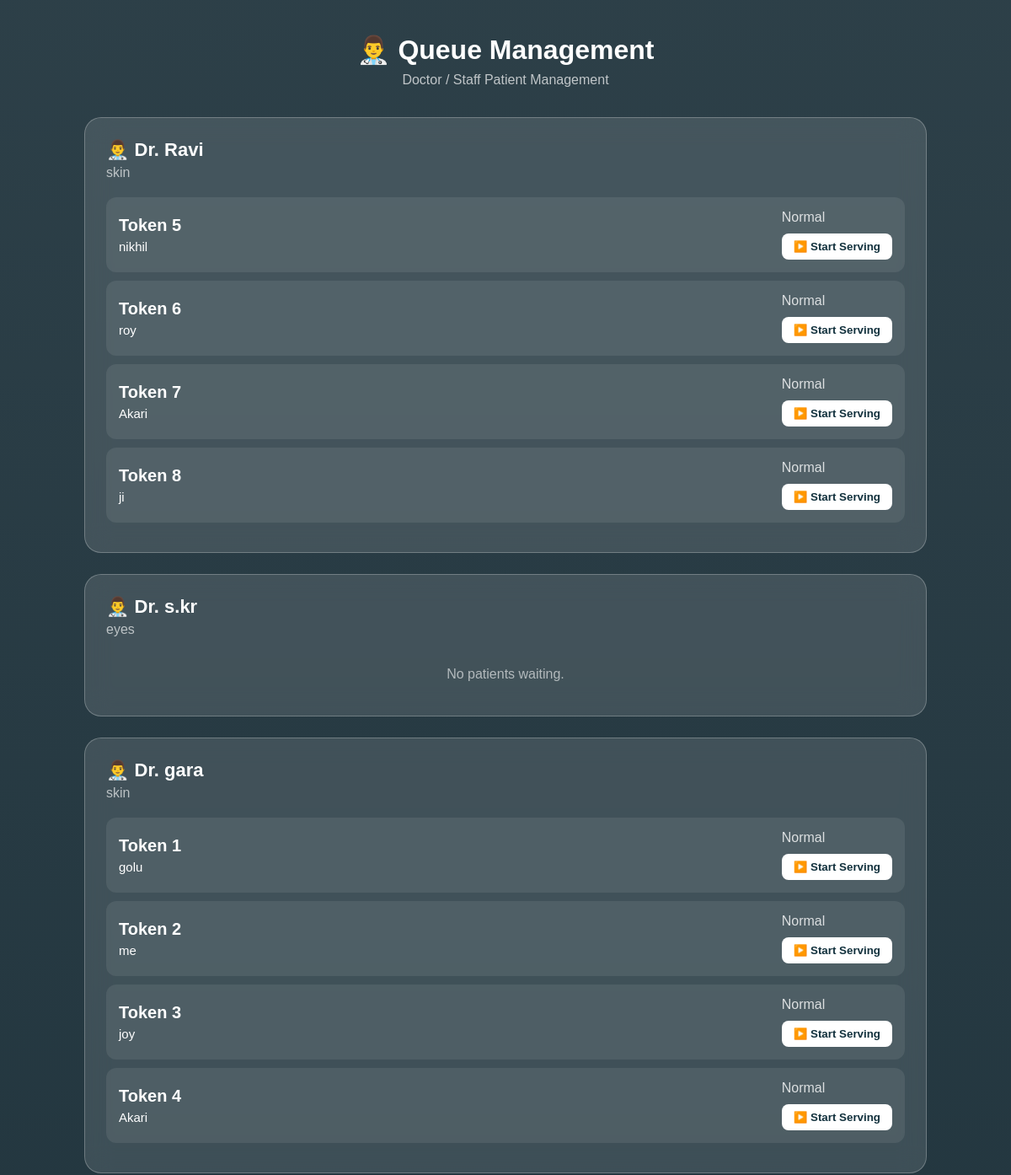
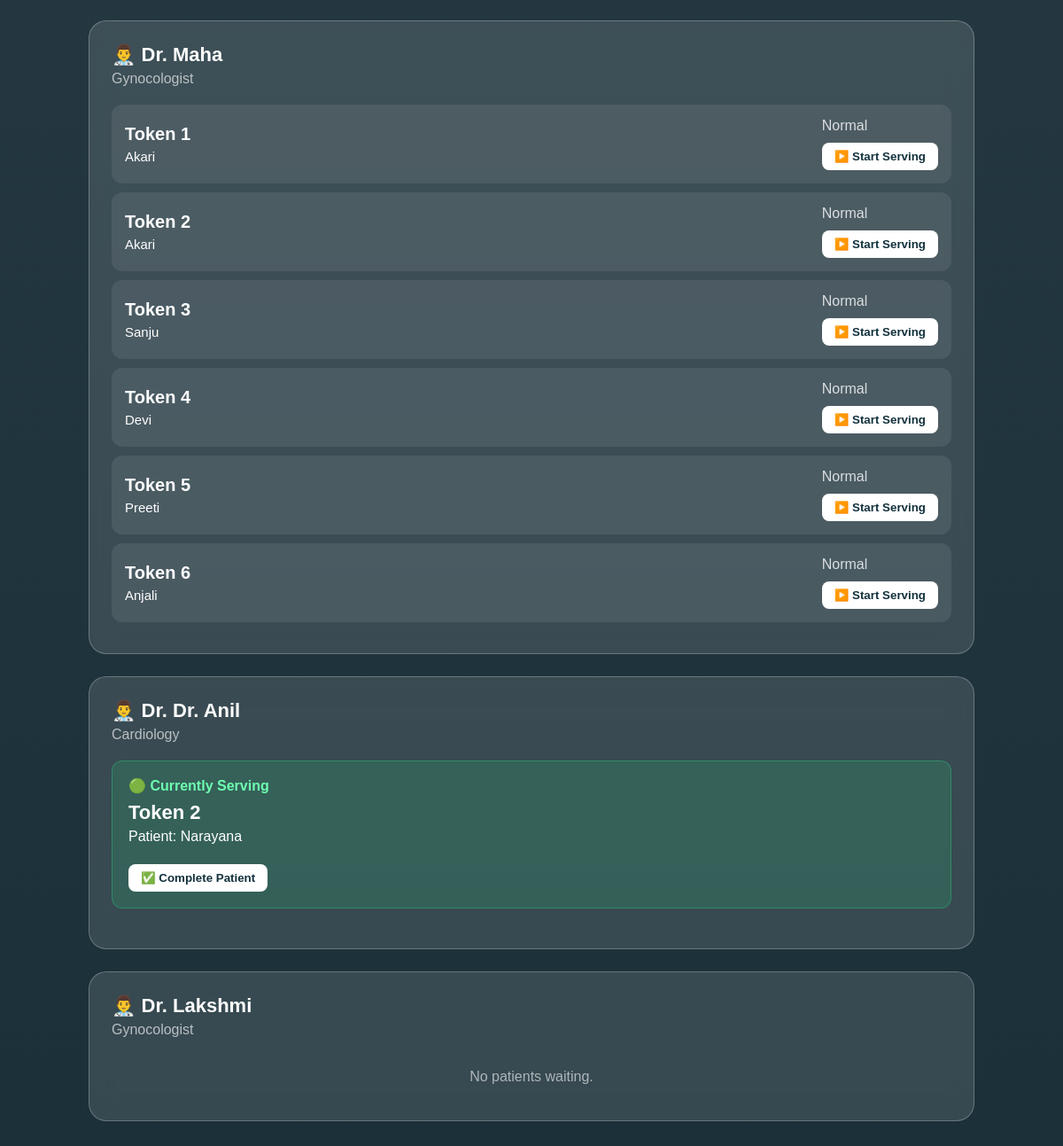
Screenshot of /patients/manage/ (signed in) with the database file from the repository (2 pictures, top to bottom).
### doctors/models.py (models this page shows, shortened)
class Doctor(models.Model):
    user = models.OneToOneField(
        User,
        on_delete=models.CASCADE,
        null=True,
        blank=True,
        related_name="doctor_profile"
    )
    name = models.CharField(max_length=100)
    specialization = models.CharField(max_length=100)
    phone = models.CharField(max_length=15)
    consultation_time = models.PositiveIntegerField(
        help_text="Average consultation time in minutes"
    )
    available = models.BooleanField(default=True)

### patients/models.py (models this page shows, shortened)
class Token(models.Model):
    patient = models.ForeignKey(
        Patient,
        on_delete=models.CASCADE
    )
    doctor = models.ForeignKey(
        Doctor,
        on_delete=models.CASCADE
    )
    token_number = models.PositiveIntegerField()
    is_emergency = models.BooleanField(
        default=False
    )
    status = models.CharField(
        max_length=20,
        default="Waiting"
    )
    is_transferred = models.BooleanField(
        default=False
    )
    original_doctor = models.ForeignKey(
        Doctor,
        on_delete=models.SET_NULL,
        null=True,
        blank=True,
        related_name="original_tokens"
    )
    original_token_number = models.PositiveIntegerField(
        null=True,
        blank=True
    )
    created_at = models.DateTimeField(
        auto_now_add=True
    )

class Patient(models.Model):
    user = models.ForeignKey(
        User,
        on_delete=models.CASCADE,
        null=True,
        blank=True,
        related_name="patient_profiles"
    )
    name = models.CharField(max_length=100)
    phone = models.CharField(max_length=15)
    age = models.PositiveIntegerField()
    gender = models.CharField(max_length=10)
    created_at = models.DateTimeField(
        auto_now_add=True
    )

### patients/views.py (the view)
@login_required(login_url="/accounts/login/")
def queue_management(request):
    doctors = Doctor.objects.filter(
        available=True
    )
    doctor_queues = []
    for doctor in doctors:
        waiting_tokens = Token.objects.filter(
            doctor=doctor,
            status="Waiting"
        ).order_by(
            "-is_emergency",
            "token_number"
        )
        serving_token = Token.objects.filter(
            doctor=doctor,
            status="Serving"
        ).first()
        doctor_queues.append({
            "doctor": doctor,
            "tokens": waiting_tokens,
            "serving_token": serving_token
        })
    return render(
        request,
        "patients/queue_management.html",
        {
            "doctor_queues": doctor_queues
        }
    )

### patients/templates/patients/queue_management.html (shortened to what this page needs)
<!DOCTYPE html>
<html lang="en">
<head>
</head>
<body>
<div class="container">
    <h1>👨‍⚕️ Queue Management</h1>
    <p class="subtitle">
        Doctor / Staff Patient Management
    </p>
    {% for item in doctor_queues %}
        <div class="doctor-card">
            <div class="doctor-name">
                👨‍⚕️ Dr. {{ item.doctor.name }}
            </div>
            <div class="specialization">
                {{ item.doctor.specialization }}
            </div>
            {% if item.serving_token %}
                <div class="serving-box">
                    <div class="serving-title">
                        🟢 Currently Serving
                    </div>
                    <div class="serving-token">
                        Token {{ item.serving_token.token_number }}
                    </div>
                    <div class="serving-patient">
                        Patient: {{ item.serving_token.patient.name }}
                    </div>
                    <form
                        method="POST"
                        action="{% url 'complete_token' item.serving_token.id %}"
                    >
                        <button
                            type="submit"
                            class="manage-button"
                        >
                            ✅ Complete Patient
                        </button>
                    </form>
                </div>
            {% endif %}
            {% for token in item.tokens %}
                <div class="token">
                    <div>
                        <div class="token-number">
                            Token {{ token.token_number }}
                        </div>
                        <div class="patient-name">
                            {{ token.patient.name }}
                        </div>
                    </div>
                    <div>
                        {% if token.is_emergency %}
                            <div class="emergency">
                                🚨 Emergency
                            </div>
                        {% else %}
                            <div class="normal">
                                Normal
                            </div>
                        {% endif %}
                        <form
                            method="POST"
                            action="{% url 'start_serving' token.id %}"
                        >
                            <button
                                type="submit"
                                class="manage-button"
                            >
                                ▶️ Start Serving
                            </button>
                        </form>
                    </div>
                </div>
            {% empty %}
                {% if not item.serving_token %}
                    <div class="empty">
                        No patients waiting.
                    </div>
                {% endif %}
            {% endfor %}
        </div>
    {% empty %}
        <div class="empty">
            No doctors are currently available.
        </div>
    {% endfor %}
</div>
</body>
</html>

### patients/templates/patients/queue_management.html (style rules this page uses)
* { margin: 0; padding: 0; box-sizing: border-box; font-family: Arial, sans-serif; }
body { min-height: 100vh; padding: 40px 20px; background: linear-gradient( rgba(8, 30, 40, 0.85), rgba(8, 30, 40, 0.92) ), url("https://images.unsplash.com/photo-1576091160399-112ba8d25d1d") center/cover no-repeat; color: white; }
.container { max-width: 1000px; margin: auto; }
h1 { text-align: center; font-size: 32px; margin-bottom: 8px; }
.subtitle { text-align: center; color: rgba(255, 255, 255, 0.7); margin-bottom: 35px; }
.doctor-card { margin-bottom: 25px; padding: 25px; background: rgba(255, 255, 255, 0.12); border: 1px solid rgba(255, 255, 255, 0.25); border-radius: 20px; backdrop-filter: blur(15px); }
.doctor-name { font-size: 22px; font-weight: bold; }
.specialization { color: rgba(255, 255, 255, 0.65); margin-top: 5px; margin-bottom: 20px; }
.serving-box { padding: 18px; margin-bottom: 20px; border-radius: 12px; background: rgba(40, 200, 120, 0.18); border: 1px solid rgba(40, 200, 120, 0.4); }
.serving-title { color: #6effb0; font-weight: bold; margin-bottom: 8px; }
.serving-token { font-size: 22px; font-weight: bold; }
.serving-patient { margin-top: 5px; margin-bottom: 12px; }
.token { display: flex; justify-content: space-between; align-items: center; padding: 15px; margin-bottom: 10px; border-radius: 12px; background: rgba(255, 255, 255, 0.08); }
.token-number { font-size: 20px; font-weight: bold; }
.patient-name { font-size: 15px; margin-top: 5px; }
.normal { color: rgba(255, 255, 255, 0.8); }
.empty { text-align: center; color: rgba(255, 255, 255, 0.6); padding: 15px; }
.manage-button { margin-top: 10px; padding: 8px 14px; border: none; border-radius: 8px; background: #ffffff; color: #12313d; font-weight: bold; cursor: pointer; }

### rows the page displays
Doctor: doctor.name "Ravi", doctor.specialization "skin"
Token: token_number "5", patient.name "nikhil", is_emergency "Normal"
Token: token_number "6", patient.name "roy", is_emergency "Normal"
Token: token_number "7", patient.name "Akari", is_emergency "Normal"
Token: token_number "8", patient.name "ji", is_emergency "Normal"
Doctor: doctor.name "s.kr", doctor.specialization "eyes", shows "No patients waiting."
Doctor: doctor.name "gara", doctor.specialization "skin"
Token: token_number "1", patient.name "golu", is_emergency "Normal"
Token: token_number "2", patient.name "me", is_emergency "Normal"
Token: token_number "3", patient.name "joy", is_emergency "Normal"
Token: token_number "4", patient.name "Akari", is_emergency "Normal"
Doctor: doctor.name "Maha", doctor.specialization "Gynocologist"
Token: token_number "1", patient.name "Akari", is_emergency "Normal"
Token: token_number "2", patient.name "Akari", is_emergency "Normal"
Token: token_number "3", patient.name "Sanju", is_emergency "Normal"
Token: token_number "4", patient.name "Devi", is_emergency "Normal"
Token: token_number "5", patient.name "Preeti", is_emergency "Normal"
Token: token_number "6", patient.name "Anjali", is_emergency "Normal"
Doctor: doctor.name "Dr. Anil", doctor.specialization "Cardiology", serving_token.token_number "2", serving_token.patient.name "Narayana"
Doctor: doctor.name "Lakshmi", doctor.specialization "Gynocologist", shows "No patients waiting."
